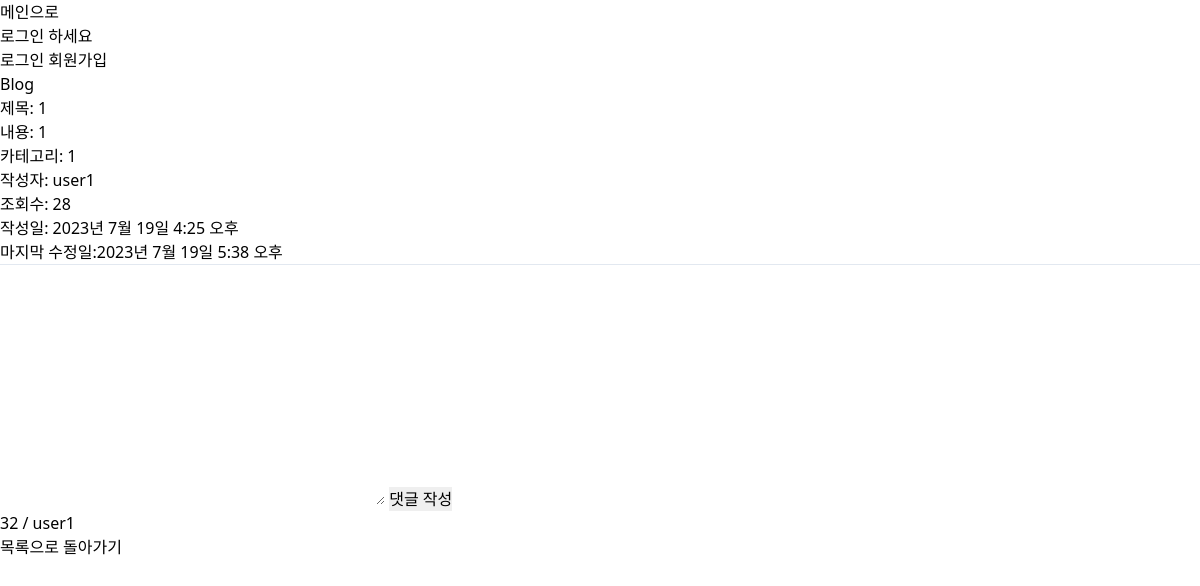
Page /blog/1/ on the committed database.
### blog/models.py (models this page shows)
class Post(models.Model):
    title = models.CharField(max_length=30)
    content = models.TextField()
    imgfile = models.ImageField(null=True, upload_to="", blank=True)
    category = models.CharField(max_length=10)
    writer = models.ForeignKey(User, on_delete=models.CASCADE)
    count = models.PositiveIntegerField(default=0)
    created_at = models.DateTimeField(auto_now_add=True)
    updated_at = models.DateTimeField(auto_now=True)

class Comment(models.Model):
    post = models.ForeignKey('Post', on_delete=models.CASCADE)
    content = models.TextField()
    writer = models.ForeignKey(User, on_delete=models.CASCADE)
    created_at = models.DateTimeField(auto_now_add=True)
    updated_at = models.DateTimeField(auto_now=True)
    son_comment = models.ForeignKey('self', on_delete=models.CASCADE, null=True)

### user/models.py (models this page shows)
class User(AbstractUser):
    username = models.CharField(unique=True, max_length=20)
    is_staff = models.BooleanField(default=False)
    is_active = models.BooleanField(default=True)
    is_superuser = models.BooleanField(default=False)
    last_login = models.DateTimeField(null=True, blank=True)
    date_joined = models.DateTimeField(auto_now_add=True)
    USERNAME_FIELD = "username"
    EMAIL_FIELD = "username"
    REQUIRED_FIELDS = []
    objects = UserManager()

### blog/views.py (the view)
# urls.py: path("<int:id>/", views.PostDetail.as_view(), name='post-detail'),
class PostDetail(View):
    def get(self, request, id):
        post = Post.objects.prefetch_related('comment_set').get(pk=id)
        post.count += 1
        post.save()
        comments = post.comment_set.all()
        comment_form = CommentForm()
        context = {
            'title': '상세페이지',
            'post': post,
            'comments': comments,
            'comment_form': comment_form
        }
        return render(request, 'blog/post_detail.html', context)

### blog/forms.py
class CommentForm(forms.ModelForm):
    class Meta:
        model = Comment
        fields = ['content']

### blog/templates/blog/post_detail.html (shortened to what this page needs)
{% extends 'base.html' %}
{% block content %}
    <h2>제목: {{ post.title }}</h2>
    <p>내용: {{ post.content }}</p>
    <p>카테고리: {{ post.category }}</p>
    <p>작성자: {{ post.writer }}</p>
    <p>조회수: {{ post.count }}</p>
    <p>작성일: {{ post.created_at }}</p>
    <p>마지막 수정일:{{ post.updated_at }}</p>
    <hr>
    <form action="{% url 'blog:cm-write' id=post.pk %}" method="post">
        {{ comment_form.content }}
        <input type="submit" value="댓글 작성">
    </form>
    {% if comments %}
        <ul>
        {% for comment in comments %}
            <li>{{ comment.content }} / {{ comment.writer}}
            </li>
        {% endfor %}
        </ul>
    {% else %}
        <p>댓글이 없습니다.</p>
    {% endif %}
    <a href="{% url 'blog:post-list' %}">목록으로 돌아가기</a>
{% endblock %}

### rows in the picture
Post: title "1", content "1", category "1", writer "user1", count "28", created_at "2023년 7월 19일 4:25 오후", updated_at "2023년 7월 19일 5:38 오후"
Comment: content "32", writer "user1"
